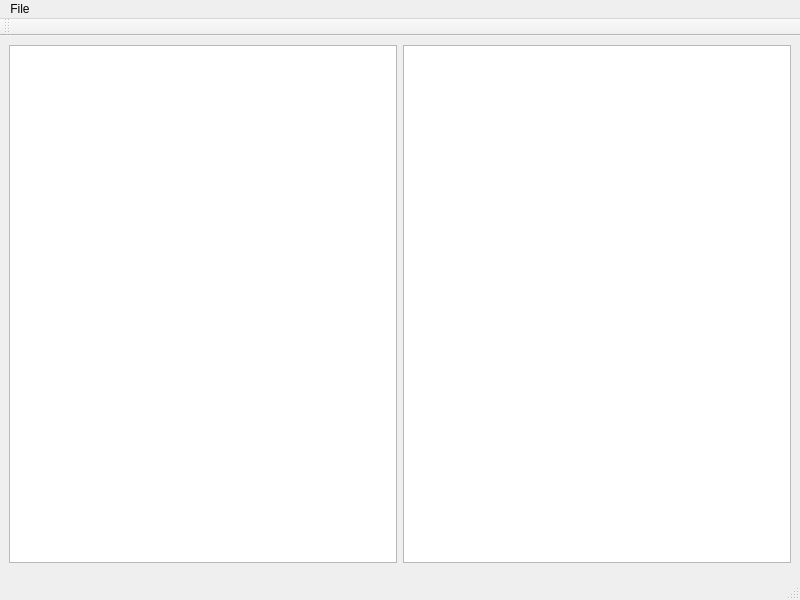
<?xml version="1.0" encoding="UTF-8"?>
<ui version="4.0">
 <class>InteractiveBlurringWidget</class>
 <widget class="QMainWindow" name="InteractiveBlurringWidget">
  <property name="geometry">
   <rect>
    <x>0</x>
    <y>0</y>
    <width>800</width>
    <height>600</height>
   </rect>
  </property>
  <property name="windowTitle">
   <string>MainWindow</string>
  </property>
  <widget class="QWidget" name="centralwidget">
   <layout class="QVBoxLayout" name="verticalLayout" stretch="10,1">
    <item>
     <layout class="QHBoxLayout" name="horizontalLayout">
      <item>
       <widget class="QGraphicsView" name="gfxviewOriginal"/>
      </item>
      <item>
       <widget class="QGraphicsView" name="gfxviewBlurred"/>
      </item>
     </layout>
    </item>
    <item>
     <widget class="FloatSlider" name="sldBlurKernelVariance">
      <property name="sizePolicy">
       <sizepolicy hsizetype="Preferred" vsizetype="Maximum">
        <horstretch>0</horstretch>
        <verstretch>0</verstretch>
       </sizepolicy>
      </property>
      <property name="toolTip">
       <string>Float slider</string>
      </property>
      <property name="whatsThis">
       <string>The float slider widget allows the user to select a float value.</string>
      </property>
      <property name="name">
       <string>Blur kernel variance</string>
      </property>
      <property name="maxValueText">
       <double>2.000000000000000</double>
      </property>
     </widget>
    </item>
   </layout>
  </widget>
  <widget class="QMenuBar" name="menubar">
   <property name="geometry">
    <rect>
     <x>0</x>
     <y>0</y>
     <width>800</width>
     <height>29</height>
    </rect>
   </property>
   <widget class="QMenu" name="menuFile">
    <property name="title">
     <string>File</string>
    </property>
    <addaction name="actionOpen"/>
    <addaction name="actionSave"/>
   </widget>
   <addaction name="menuFile"/>
  </widget>
  <widget class="QStatusBar" name="statusbar"/>
  <widget class="QToolBar" name="toolBar">
   <property name="windowTitle">
    <string>toolBar</string>
   </property>
   <attribute name="toolBarArea">
    <enum>TopToolBarArea</enum>
   </attribute>
   <attribute name="toolBarBreak">
    <bool>false</bool>
   </attribute>
  </widget>
  <action name="actionOpen">
   <property name="text">
    <string>Open</string>
   </property>
  </action>
  <action name="actionSave">
   <property name="text">
    <string>Save</string>
   </property>
  </action>
 </widget>
 <customwidgets>
  <customwidget>
   <class>LabeledSlider</class>
   <extends>QWidget</extends>
   <header>LabeledSlider.h</header>
  </customwidget>
  <customwidget>
   <class>FloatSlider</class>
   <extends>LabeledSlider</extends>
   <header>FloatSlider.h</header>
  </customwidget>
 </customwidgets>
 <resources/>
 <connections/>
</ui>
